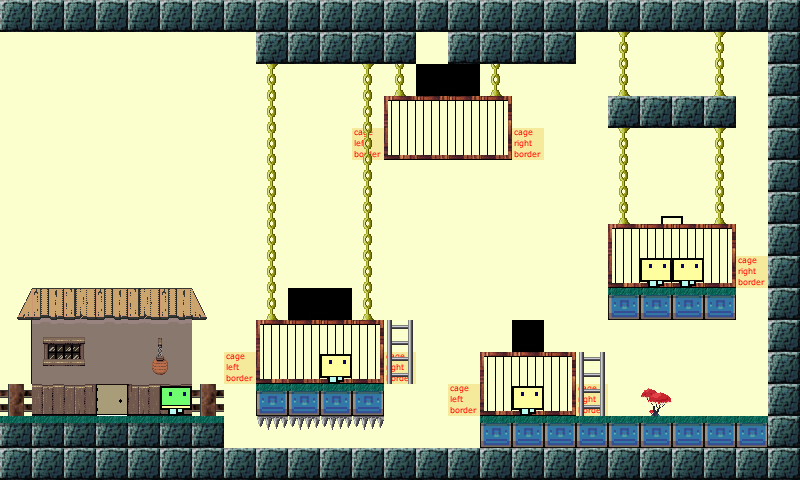

Below is a game level as drawn by its tile map, then a one-line description and the .tmx file that defines it, in full:
An orthogonal 25x15 tile map with 32x32 px tiles, 6 tile layers (Layer 0 tiles, Layer 1 underlays tiles, Layer 2 underlays sprites and player, Layer 3 underlays sprites and mobs, ...), 6 tilesets.

<map version="1.0" tiledversion="1.0.3" orientation="orthogonal" renderorder="right-down" width="25" height="15" tilewidth="32" tileheight="32" nextobjectid="1">
 <tileset firstgid="1" name="0" tilewidth="32" tileheight="32" tilecount="800" columns="8">
  <image source="../images/map0Tiles.png" width="256" height="3200" />
 </tileset>
 <tileset firstgid="801" name="1" tilewidth="32" tileheight="32" tilecount="1512" columns="8">
  <image source="../images/map1UnderlaysTiles.png" width="256" height="6050" />
 </tileset>
 <tileset firstgid="2313" name="2" tilewidth="32" tileheight="32" tilecount="64" columns="8">
  <image source="../images/map2UnderlaysSpritesAndPlayer.png" width="256" height="256" />
 </tileset>
 <tileset firstgid="2377" name="3" tilewidth="32" tileheight="32" tilecount="368" columns="8">
  <image source="../images/map3UnderlaysSpritesAndMobs.png" width="256" height="1500" />
 </tileset>
 <tileset firstgid="2745" name="4" tilewidth="32" tileheight="32" tilecount="120" columns="8">
  <image source="../images/map4OverlaysSprites.png" width="256" height="500" />
 </tileset>
 <tileset firstgid="2865" name="5" tilewidth="32" tileheight="32" tilecount="1000" columns="8">
  <image source="../images/map5OverlaysTiles.png" width="256" height="4000" />
 </tileset>
 <layer name="Layer 0 tiles" width="25" height="15">
  <data encoding="csv">
141,141,141,141,141,141,141,141,141,141,141,141,141,141,141,141,141,141,141,141,141,141,141,141,141,
1,1,1,1,1,1,1,1,141,141,141,141,141,1,141,141,141,141,1,1,1,1,1,1,141,
1,1,1,1,1,1,1,1,1,1,1,1,1,101,102,1,1,1,1,1,1,1,1,1,141,
1,1,1,1,1,1,1,1,1,1,1,1,1,1,1,1,1,1,1,141,141,141,141,1,141,
1,1,1,1,1,1,1,1,1,1,1,98,1,1,1,1,100,1,1,1,1,1,1,1,141,
1,1,1,1,1,1,1,1,1,1,1,1,1,1,1,1,1,1,1,1,1,1,1,1,141,
1,1,1,1,1,1,1,1,1,1,1,1,1,1,1,1,1,1,1,1,1,1,1,1,141,
1,1,1,1,1,1,1,1,1,1,1,1,1,1,1,1,1,1,1,1,1,1,1,1,141,
1,1,1,1,1,1,1,1,1,1,1,1,1,1,1,1,1,1,1,1,1,1,1,1,141,
1,1,1,1,1,1,1,1,1,101,102,1,1,1,1,1,1,1,1,224,224,224,224,1,141,
1,1,1,1,1,1,1,1,1,1,1,1,1,1,1,1,103,1,1,1,1,1,1,1,141,
1,1,1,1,1,1,1,98,1,1,1,1,100,1,1,1,1,1,1,1,1,1,1,1,141,
1,1,1,1,1,1,1,1,224,224,224,224,1,1,98,1,1,1,100,1,1,1,1,1,141,
141,141,141,141,141,141,141,1,1,1,1,1,1,1,1,224,224,224,224,224,224,224,224,224,141,
141,141,141,141,141,141,141,141,141,141,141,141,141,141,141,141,141,141,141,141,141,141,141,141,141
</data>
 </layer>
 <layer name="Layer 1 underlays tiles" width="25" height="15">
  <data encoding="csv">
0,0,0,0,0,0,0,0,0,0,0,0,0,0,0,0,0,0,0,0,0,0,0,0,0,
0,0,0,0,0,0,0,0,0,0,0,0,0,0,0,0,0,0,0,0,0,0,0,0,0,
0,0,0,0,0,0,0,0,0,0,0,0,0,0,0,0,0,0,0,0,0,0,0,0,0,
0,0,0,0,0,0,0,0,0,0,0,0,0,0,0,0,0,0,0,0,0,0,0,0,0,
0,0,0,0,0,0,0,0,0,0,0,0,0,0,0,0,0,0,0,0,0,0,0,0,0,
0,0,0,0,0,0,0,0,0,0,0,0,0,0,0,0,0,0,0,0,0,0,0,0,0,
0,0,0,0,0,0,0,0,0,0,0,0,0,0,0,0,0,0,0,0,0,0,0,0,0,
0,0,0,0,0,0,0,0,0,0,0,0,0,0,0,0,0,0,0,0,0,0,0,0,0,
0,0,0,0,0,0,0,0,0,0,0,0,0,0,0,0,0,0,0,0,0,0,0,0,0,
1841,1842,1843,1844,1845,1846,1847,0,0,0,0,0,0,0,0,0,0,0,0,0,0,0,0,0,0,
1849,1850,1851,1852,1853,1854,0,0,0,0,0,0,1193,0,0,0,0,0,0,0,0,0,0,0,0,
1857,1858,1859,1860,1861,1862,0,0,0,0,0,0,1193,0,0,0,0,0,1193,0,0,0,0,0,0,
1856,1866,1867,0,1869,1870,1856,0,0,0,0,0,0,0,0,0,0,0,1193,0,2045,0,0,0,0,
0,0,0,0,0,0,0,0,0,0,0,0,0,0,0,0,0,0,0,0,0,0,0,0,0,
0,0,0,0,0,0,0,0,0,0,0,0,0,0,0,0,0,0,0,0,0,0,0,0,0
</data>
 </layer>
 <layer name="Layer 2 underlays sprites and player" width="25" height="15">
  <data encoding="csv">
0,0,0,0,0,0,0,0,0,0,0,0,0,0,0,0,0,0,0,0,0,0,0,0,0,
0,0,0,0,0,0,0,0,0,0,0,0,0,0,0,0,0,0,0,0,0,0,0,0,0,
0,0,0,0,0,0,0,0,0,0,0,0,0,0,0,0,0,0,0,0,0,0,0,0,0,
0,0,0,0,0,0,0,0,0,0,0,0,2329,2330,2330,2332,0,0,0,0,0,0,0,0,0,
0,0,0,0,0,0,0,0,0,0,0,0,2333,2334,2334,2336,0,0,0,0,0,0,0,0,0,
0,0,0,0,0,0,0,0,0,0,0,0,0,0,0,0,0,0,0,0,0,0,0,0,0,
0,0,0,0,0,0,0,0,0,0,0,0,0,0,0,0,0,0,0,0,101,102,0,0,0,
0,0,0,0,0,0,0,0,0,0,0,0,0,0,0,0,0,0,0,2329,2330,2330,2332,0,0,
0,0,0,0,0,0,0,0,0,0,0,0,0,0,0,0,0,0,0,2333,2334,2334,2336,100,0,
0,0,0,0,0,0,0,0,0,0,0,0,0,0,0,0,0,0,0,0,0,0,0,0,0,
0,0,0,0,0,0,0,0,2329,2330,2330,2332,0,0,0,0,0,0,0,0,0,0,0,0,0,
0,0,0,0,0,0,0,0,2333,2334,2334,2336,0,0,0,2329,2331,2332,0,0,0,0,0,0,0,
0,0,0,0,0,2313,0,0,0,0,0,0,0,0,0,2333,2334,2336,0,0,0,0,0,0,0,
0,0,0,0,0,0,0,0,0,0,0,0,0,0,0,0,0,0,0,0,0,0,0,0,0,
0,0,0,0,0,0,0,0,0,0,0,0,0,0,0,0,0,0,0,0,0,0,0,0,0
</data>
 </layer>
 <layer name="Layer 3 underlays sprites and mobs" width="25" height="15">
  <data encoding="csv">
0,0,0,0,0,0,0,0,0,0,0,0,0,0,0,0,0,0,0,0,0,0,0,0,0,
0,0,0,0,0,0,0,0,0,0,0,0,0,0,0,0,0,0,0,0,0,0,0,0,0,
0,0,0,0,0,0,0,0,0,0,0,0,0,0,0,0,0,0,0,0,0,0,0,0,0,
0,0,0,0,0,0,0,0,0,0,0,0,0,0,0,0,0,0,0,0,0,0,0,0,0,
0,0,0,0,0,0,0,0,0,0,0,0,0,0,0,0,0,0,0,0,0,0,0,0,0,
0,0,0,0,0,0,0,0,0,0,0,0,0,0,0,0,0,0,0,0,0,0,0,0,0,
0,0,0,0,0,0,0,0,0,0,0,0,0,0,0,0,0,0,0,0,0,0,0,0,0,
0,0,0,0,0,0,0,0,0,0,0,0,0,0,0,0,0,0,0,0,0,0,0,0,0,
0,0,0,0,0,0,0,0,0,0,0,0,0,0,0,0,0,0,0,0,2388,2385,0,0,0,
0,0,0,0,0,0,0,0,0,0,0,0,0,0,0,0,0,0,0,0,0,0,0,0,0,
0,0,0,0,0,0,0,0,0,0,0,0,2666,0,0,0,0,0,0,0,0,0,0,0,0,
0,0,0,0,0,0,0,0,0,0,2386,0,2666,0,0,0,0,0,2666,0,0,0,0,0,0,
0,0,0,2667,0,0,0,0,0,0,0,0,0,0,0,0,2387,0,2666,0,0,0,0,0,0,
0,0,0,0,0,0,0,0,2654,2654,2654,2654,0,0,0,0,0,0,0,0,0,0,0,0,0,
0,0,0,0,0,0,0,0,0,0,0,0,0,0,0,0,0,0,0,0,0,0,0,0,0
</data>
 </layer>
 <layer name="Layer 4 overlays sprites" width="25" height="15">
  <data encoding="csv">
0,0,0,0,0,0,0,0,0,0,0,0,0,0,0,0,0,0,0,0,0,0,0,0,0,
0,0,0,0,0,0,0,0,0,0,0,0,0,0,0,0,0,0,0,0,0,0,0,0,0,
0,0,0,0,0,0,0,0,0,0,0,0,0,0,0,0,0,0,0,0,0,0,0,0,0,
0,0,0,0,0,0,0,0,0,0,0,0,0,0,0,0,0,0,0,0,0,0,0,0,0,
0,0,0,0,0,0,0,0,0,0,0,0,0,0,0,0,0,0,0,0,0,0,0,0,0,
0,0,0,0,0,0,0,0,0,0,0,0,0,0,0,0,0,0,0,0,0,0,0,0,0,
0,0,0,0,0,0,0,0,0,0,0,0,0,0,0,0,0,0,0,0,0,0,0,0,0,
0,0,0,0,0,0,0,0,0,0,0,0,0,0,0,0,0,0,0,0,0,0,0,0,0,
0,0,0,0,0,0,0,0,0,0,0,0,0,0,0,0,0,0,0,0,0,0,0,0,0,
0,0,0,0,0,0,0,0,0,0,0,0,0,0,0,0,0,0,0,0,0,0,0,0,0,
0,0,0,0,0,0,0,0,0,0,0,0,0,0,0,0,0,0,0,0,0,0,0,0,0,
0,0,0,0,0,0,0,0,0,0,0,0,0,0,0,0,0,0,0,0,0,0,0,0,0,
0,0,0,0,0,0,0,0,0,0,0,0,0,0,0,0,0,0,0,0,0,0,0,0,0,
0,0,0,0,0,0,0,0,0,0,0,0,0,0,0,0,0,0,0,0,0,0,0,0,0,
0,0,0,0,0,0,0,0,0,0,0,0,0,0,0,0,0,0,0,0,0,0,0,0,0
</data>
 </layer>
 <layer name="Layer 5 overlays tiles" width="25" height="15">
  <data encoding="csv">
0,0,0,0,0,0,0,0,0,0,0,0,0,0,0,0,0,0,0,0,0,0,0,0,0,
0,0,0,0,0,0,0,0,0,0,0,0,0,0,0,0,0,0,0,3240,0,0,3240,0,0,
0,0,0,0,0,0,0,0,3240,0,0,3240,3256,0,0,3256,0,0,0,3256,0,0,3256,0,0,
0,0,0,0,0,0,0,0,3248,0,0,3248,0,0,0,0,0,0,0,0,0,0,0,0,0,
0,0,0,0,0,0,0,0,3248,0,0,3248,0,0,0,0,0,0,0,3240,0,0,3240,0,0,
0,0,0,0,0,0,0,0,3248,0,0,3248,0,0,0,0,0,0,0,3248,0,0,3248,0,0,
0,0,0,0,0,0,0,0,3248,0,0,3248,0,0,0,0,0,0,0,3256,0,0,3256,0,0,
0,0,0,0,0,0,0,0,3248,0,0,3248,0,0,0,0,0,0,0,0,0,0,0,0,0,
0,0,0,0,0,0,0,0,3248,0,0,3248,0,0,0,0,0,0,0,0,0,0,0,0,0,
0,0,0,0,0,0,0,0,3256,0,0,3256,0,0,0,0,0,0,0,3145,3145,3145,3145,0,0,
0,0,0,0,0,0,0,0,0,0,0,0,0,0,0,0,0,0,0,0,0,0,0,0,0,
0,0,0,0,0,0,0,0,0,0,0,0,0,0,0,0,0,0,0,0,0,0,0,0,0,
0,0,0,0,0,0,0,0,3145,3145,3145,3145,0,0,0,0,0,0,0,0,0,0,0,0,0,
3145,3145,3145,3145,3145,3145,3145,0,0,0,0,0,0,0,0,3145,3145,3145,3145,3145,3145,3145,3145,3145,0,
0,0,0,0,0,0,0,0,0,0,0,0,0,0,0,0,0,0,0,0,0,0,0,0,0
</data>
 </layer>
</map>
